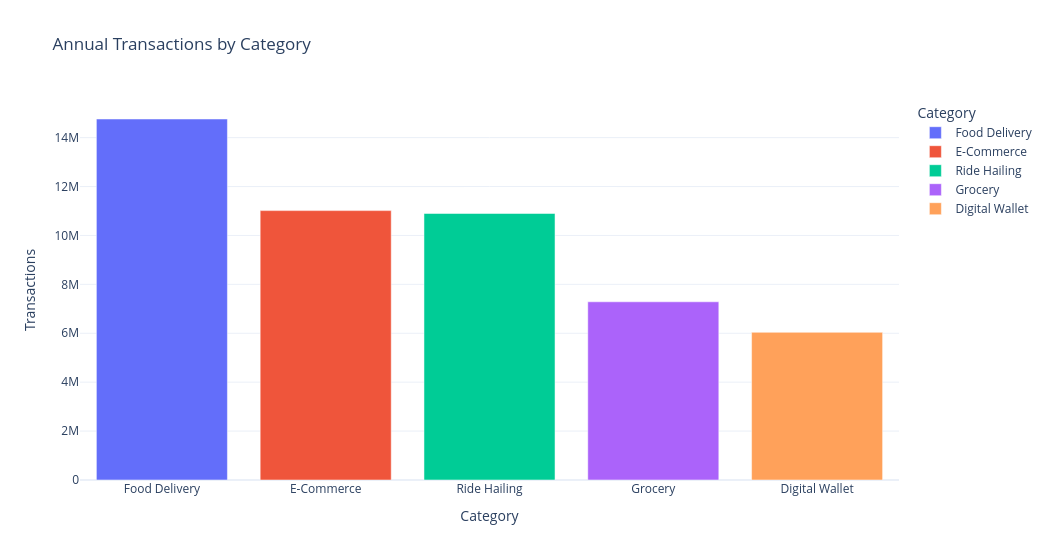

Notebook code for this chart:
### Code cell
fig = px.bar(
    category_summary,
    x="category",
    y="transactions",
    color="category",
    title="Annual Transactions by Category",
    labels={"category": "Category", "transactions": "Transactions"},
)
fig.show()

### Figure 1 — Plotly figure (JSON) as saved in the notebook; plotly's stock layout.template omitted (floating-point values rounded to 4 significant figures)
{"data": [{"hovertemplate": "Category=%{x}<br>Transactions=%{y}<extra></extra>", "legendgroup": "Food Delivery", "marker": {"color": "#636efa", "pattern": {"shape": ""}}, "name": "Food Delivery", "orientation": "v", "showlegend": true, "textposition": "auto", "type": "bar", "x": ["Food Delivery"], "xaxis": "x", "y": [14761005], "yaxis": "y"}, {"hovertemplate": "Category=%{x}<br>Transactions=%{y}<extra></extra>", "legendgroup": "E-Commerce", "marker": {"color": "#EF553B", "pattern": {"shape": ""}}, "name": "E-Commerce", "orientation": "v", "showlegend": true, "textposition": "auto", "type": "bar", "x": ["E-Commerce"], "xaxis": "x", "y": [11015252], "yaxis": "y"}, {"hovertemplate": "Category=%{x}<br>Transactions=%{y}<extra></extra>", "legendgroup": "Ride Hailing", "marker": {"color": "#00cc96", "pattern": {"shape": ""}}, "name": "Ride Hailing", "orientation": "v", "showlegend": true, "textposition": "auto", "type": "bar", "x": ["Ride Hailing"], "xaxis": "x", "y": [10898345], "yaxis": "y"}, {"hovertemplate": "Category=%{x}<br>Transactions=%{y}<extra></extra>", "legendgroup": "Grocery", "marker": {"color": "#ab63fa", "pattern": {"shape": ""}}, "name": "Grocery", "orientation": "v", "showlegend": true, "textposition": "auto", "type": "bar", "x": ["Grocery"], "xaxis": "x", "y": [7287050], "yaxis": "y"}, {"hovertemplate": "Category=%{x}<br>Transactions=%{y}<extra></extra>", "legendgroup": "Digital Wallet", "marker": {"color": "#FFA15A", "pattern": {"shape": ""}}, "name": "Digital Wallet", "orientation": "v", "showlegend": true, "textposition": "auto", "type": "bar", "x": ["Digital Wallet"], "xaxis": "x", "y": [6038348], "yaxis": "y"}], "layout": {"barmode": "relative", "height": 560, "legend": {"title": {"text": "Category"}, "tracegroupgap": 0}, "title": {"text": "Annual Transactions by Category"}, "width": 1050, "xaxis": {"anchor": "y", "categoryarray": ["Food Delivery", "E-Commerce", "Ride Hailing", "Grocery", "Digital Wallet"], "categoryorder": "array", "domain": [0, 1], "title": {"text": "Category"}}, "yaxis": {"anchor": "x", "domain": [0, 1], "title": {"text": "Transactions"}}}}
